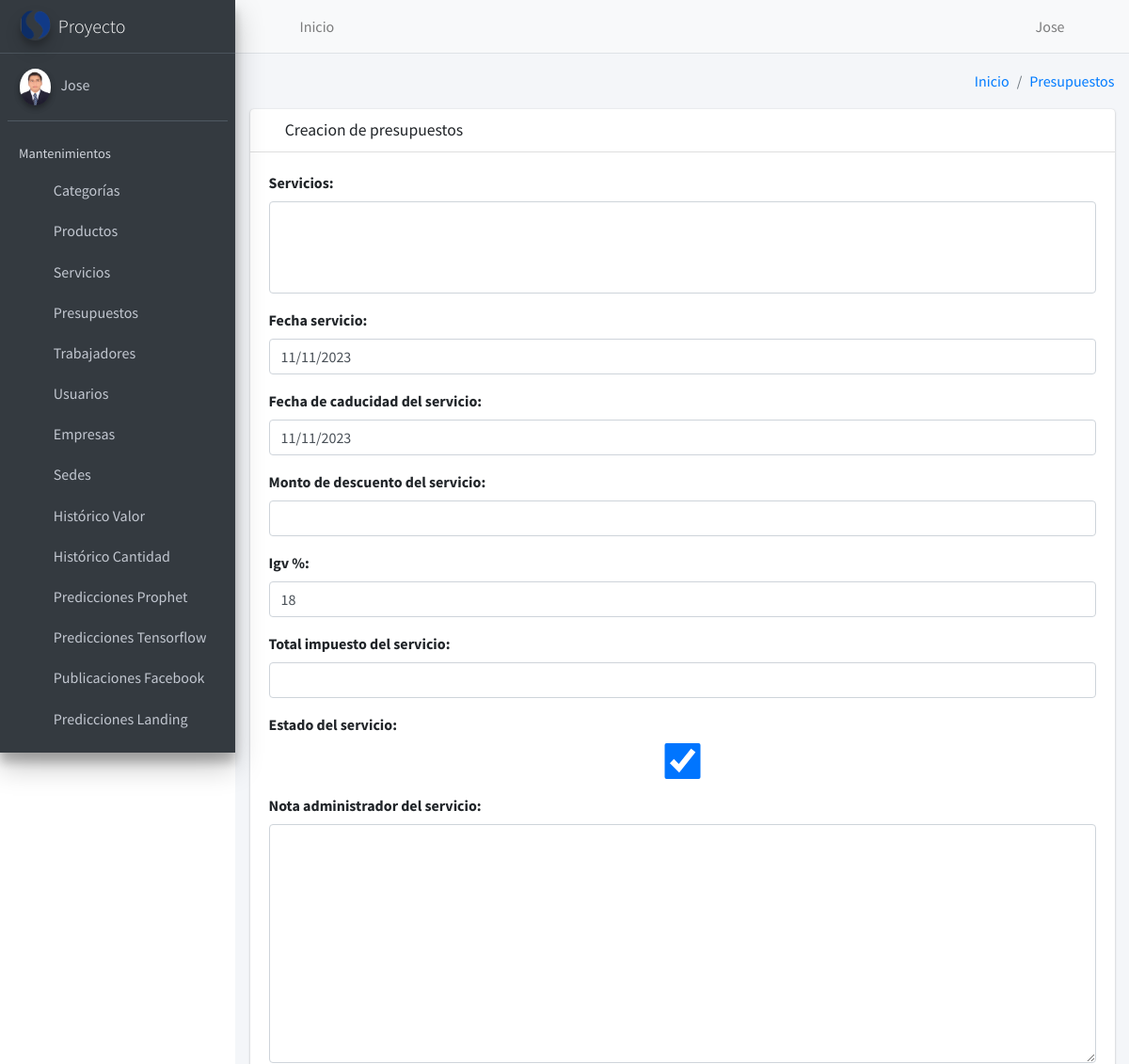
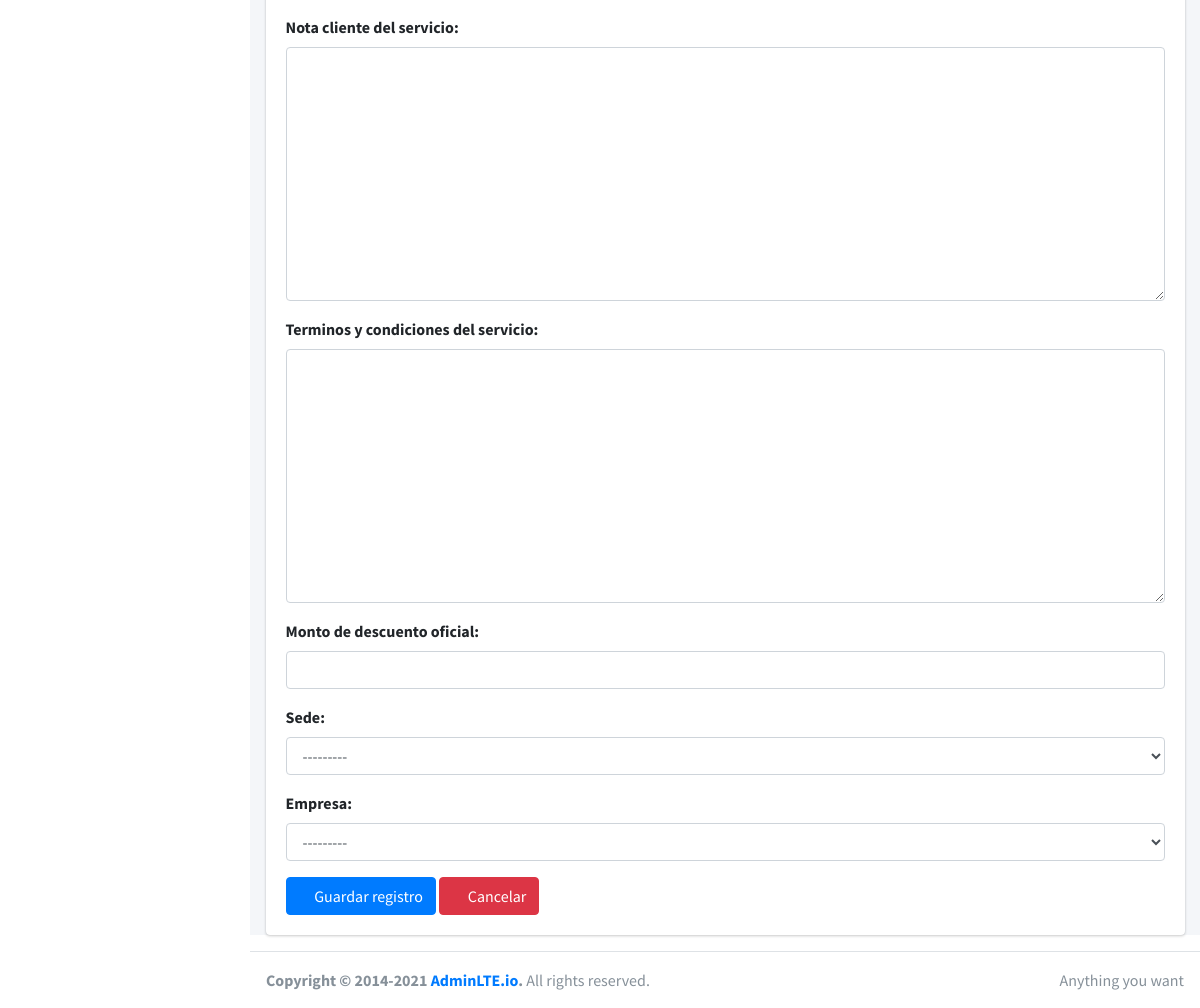
The page /crm/presupuesto/add/ (signed in) on the database its author committed (2 pictures, top to bottom).
### core/user/models.py (models this page shows, shortened)
class User(AbstractUser):
    email=models.EmailField(unique=True,verbose_name="Email")
    image = models.ImageField(upload_to='users/%Y/%m/',null=True, blank=True, verbose_name="Imagen")
    sede=models.ForeignKey(Sede,on_delete=models.PROTECT,null=True,blank=True)
    empresa=models.ForeignKey(Empresa,on_delete=models.PROTECT,null=True,blank=True)
    def get_image(self):
        if self.image:
            return f'/{MEDIA_URL}{self.image}' if not "WEBSITE_HOSTNAME" in os.environ else f'{STATIC_URL_AZURE}/{MEDIA_URL}{self.image}'
        return f'{STATIC_URL}media/img/empty.png' if not "WEBSITE_HOSTNAME" in os.environ else f'{STATIC_URL_AZURE}{STATIC_URL}media/img/empty.png'

### core/crm/views/presupuesto/views.py (the view, shortened to what this page needs)
# urls.py: path('presupuesto/add/', PresupuestoCreateView.as_view(), name='presupuesto_create'),
class PresupuestoCreateView(LoginRequiredMixin, ValidatePermissionRequiredMixin, CreateView):
    model=Presupuesto
    form_class=PresupuestoForm
    template_name='presupuesto/create.html'
    success_url=reverse_lazy('crm:presupuesto_list')
    permission_required = 'crm.add_presupuesto'
    url_redirect = success_url
    def get_context_data(self, **kwargs):
        context=super().get_context_data(**kwargs)
        context['title']='Creacion de presupuestos'
        context['entity']='Presupuestos'
        context['list_url']=self.success_url
        context['action']='add'
        return context

### core/crm/forms.py (shortened to what this page needs)
class PresupuestoForm(ModelForm):
    def __init__(self, *args, **kwargs):
        super().__init__(*args, **kwargs)
        user = get_current_user()
        if user.empresa and not user.groups.filter(name__iexact="administrador").exists():
            self.fields.pop('empresa')
            self.fields['servicio'].queryset=Servicio.objects.filter(empresa=user.empresa)
            self.fields['sede'].queryset = Sede.objects.filter(empresa=user.empresa)
        self.fields['fecha_servicio'].widget.attrs['autofocus']= True
    class Meta:
        model = Presupuesto
        fields = '__all__'
        exclude = ['user_creation', 'user_updated',"sub_total_servicio","total_servicio"]

### core/crm/mixins.py (called while the page is built)
    def get_perms(self):
        if isinstance(self.permission_required, str):
            perms= (self.permission_required,)
        else:
            perms= self.permission_required
        return perms

    def dispatch(self, request, *args, **kwargs):
        if request.user.has_perms(self.get_perms()):
            return super().dispatch(request, *args, **kwargs)
        messages.error(request, 'No tiene permiso para ingresar a este modulo')
        return HttpResponseRedirect(self.get_url_redirect())

### core/crm/models.py (called while the page is built)
  def __str__(self):
     return self.nombre

  def __str__(self):
     return self.nombre

### core/crm/templates/presupuesto/create.html
{% extends 'form.html' %}

### templates/vtc/header.html
<nav class="main-header navbar navbar-expand navbar-light">
    <ul class="navbar-nav">
        <li class="nav-item">
            <a class="nav-link" id="btn-collapse" data-widget="pushmenu-old" href="#" role="button"><i class="fas fa-bars"></i></a>
        </li>
        <li class="nav-item d-none d-sm-inline-block">
            <a href="/crm/dashboard/" class="nav-link">Inicio</a>
        </li>
    </ul>
    <ul class="navbar-nav ml-auto">
        <li class="nav-item">
            <a class="nav-link" href="#">
                <i class="fas fa-user"></i> {{request.user.username|title}}
            </a>
        </li>
        <li class="nav-item">
            <a class="nav-link" href="{% url 'logout' %}">
                <i class="fas fa-power-off" aria-hidden="true"></i>
            </a>
        </li>
    </ul>
</nav>

### templates/vtc/sidebar.html
{% load static %}
<aside class="main-sidebar sidebar-dark-gray elevation-4">
    <a href="{% url "crm:dashboard" %}" class="brand-link">
        <img src="{% static 'media/img/logo.png' %}"
             alt="Logo"
             class="brand-image img-circle elevation-3"
             style="opacity: .8">
        <span class="brand-text font-weight-light">Proyecto</span>
    </a>
    <div class="sidebar">
        <div class="user-panel mt-3 pb-3 mb-3 d-flex">
            <div class="image">
                <img src="{{user.get_image}}" class="img-circle elevation-2" alt="User Image">
            </div>
            <div class="info">
                <a href="#" class="d-block"> {% if user.is_authenticated %}
                  {{request.user.username|title}}
                  {% else %}
                  Sin iniciar sesión
                  {% endif %}
                  </a>
            </div>
        </div>
        <nav class="mt-2">
            <ul class="nav nav-pills nav-sidebar flex-column" data-widget="treeview" role="menu" data-accordion="false">
                <li class="nav-header">Mantenimientos</li>
                <li class="nav-item">
                    <a href="{% url 'crm:categoria_list' %}" class="nav-link">
                        <i class="nav-icon fas fa-truck-loading"></i>
                        <p>
                            Categorías
                        </p>
                    </a>
                </li>
                <li class="nav-item">
                    <a href="{% url "crm:producto_list" %}" class="nav-link">
                        <i class="nav-icon fas fa-boxes"></i>
                        <p>
                            Productos
                        </p>
                    </a>
                </li>
                <li class="nav-item">
                    <a href="{% url "crm:servicio_list" %}" class="nav-link">
                        <i class="nav-icon fas fa-truck-loading"></i>
                        <p>
                            Servicios
                        </p>
                    </a>
                </li>
                <li class="nav-item">
                    <a href="{% url "crm:presupuesto_list" %}" class="nav-link">
                        <i class="nav-icon fas fa-dollar-sign"></i>
                        <p>
                            Presupuestos
                        </p>
                    </a>
                </li>
                <li class="nav-item">
                    <a href="{% url "crm:trabajador_list" %}" class="nav-link">
                        <i class="nav-icon fas fa-users"></i>
                        <p>
                            Trabajadores
                        </p>
                    </a>
                </li>
                <li class="nav-item">
                    <a href="{% url "user:user_list" %}" class="nav-link">
                        <i class="nav-icon fas fa-user"></i>
                        <p>
                            Usuarios
                        </p>
                    </a>
                </li>
                <li class="nav-item">
                    <a href="{% url "crm:empresa_list" %}" class="nav-link">
                        <i class="nav-icon fas fa-building"></i>
                        <p>
                            Empresas
                        </p>
                    </a>
                </li>
                <li class="nav-item">
                    <a href="{% url "crm:sede_list" %}" class="nav-link">
                        <i class="nav-icon fas fa-home"></i>
                        <p>
                            Sedes
                        </p>
                    </a>
                </li>
                <li class="nav-item">
                    <a href="{% url "predictions:prediction_value" %}" class="nav-link">
                        <i class="nav-icon fas fa-history"></i>
                        <p>
                            Histórico Valor
                        </p>
                    </a>
                </li>
                <li class="nav-item">
                    <a href="{% url "predictions:prediction_quantity" %}" class="nav-link">
                        <i class="nav-icon fas fa-camera"></i>
                        <p>
                            Histórico Cantidad
                        </p>
                    </a>
                </li>
                <li class="nav-item">
                    <a href="{% url "predictions:predictions_view" %}" class="nav-link">
                        <i class="nav-icon fas fa-magic"></i>
                        <p>
                            Predicciones Prophet
                        </p>
                    </a>
                </li>
                <li class="nav-item">
                    <a href="{% url "predictions:predictions_view_thirty" %}" class="nav-link">
                        <i class="nav-icon fas fa-list"></i>
                        <p>
                            Predicciones Tensorflow
                        </p>
                    </a>
                </li>
                <li class="nav-item">
                    <a href="{% url "predictions:prediction_publication_facebook" %}" class="nav-link">
                        <i class="nav-icon fas fa-bell"></i>
                        <p>
                            Publicaciones Facebook
                        </p>
                    </a>
                </li>
                <li class="nav-item">
                    <a href="{% url "predictions:predictions_landing" %}" class="nav-link">
                        <i class="nav-icon fas fa-star"></i>
                        <p>
                            Predicciones Landing
                        </p>
                    </a>
                </li>
            </ul>
        </nav>
    </div>
</aside>

### rows shown on the page
User: user.username "Jose", get_image (picture)

### other values the page prints
{{ entity }} "Presupuestos"
{{ title }} "Creacion de presupuestos"
{{ field.label }} "Servicios" "Fecha servicio" "Fecha de caducidad del servicio" "Monto de descuento del servicio" "Igv %" "Total impuesto del servicio" "Estado del servicio" "Nota administrador del servicio" "Nota cliente del servicio" "Terminos y condiciones del servicio" "Monto de descuento oficial" "Sede" "Empresa"
